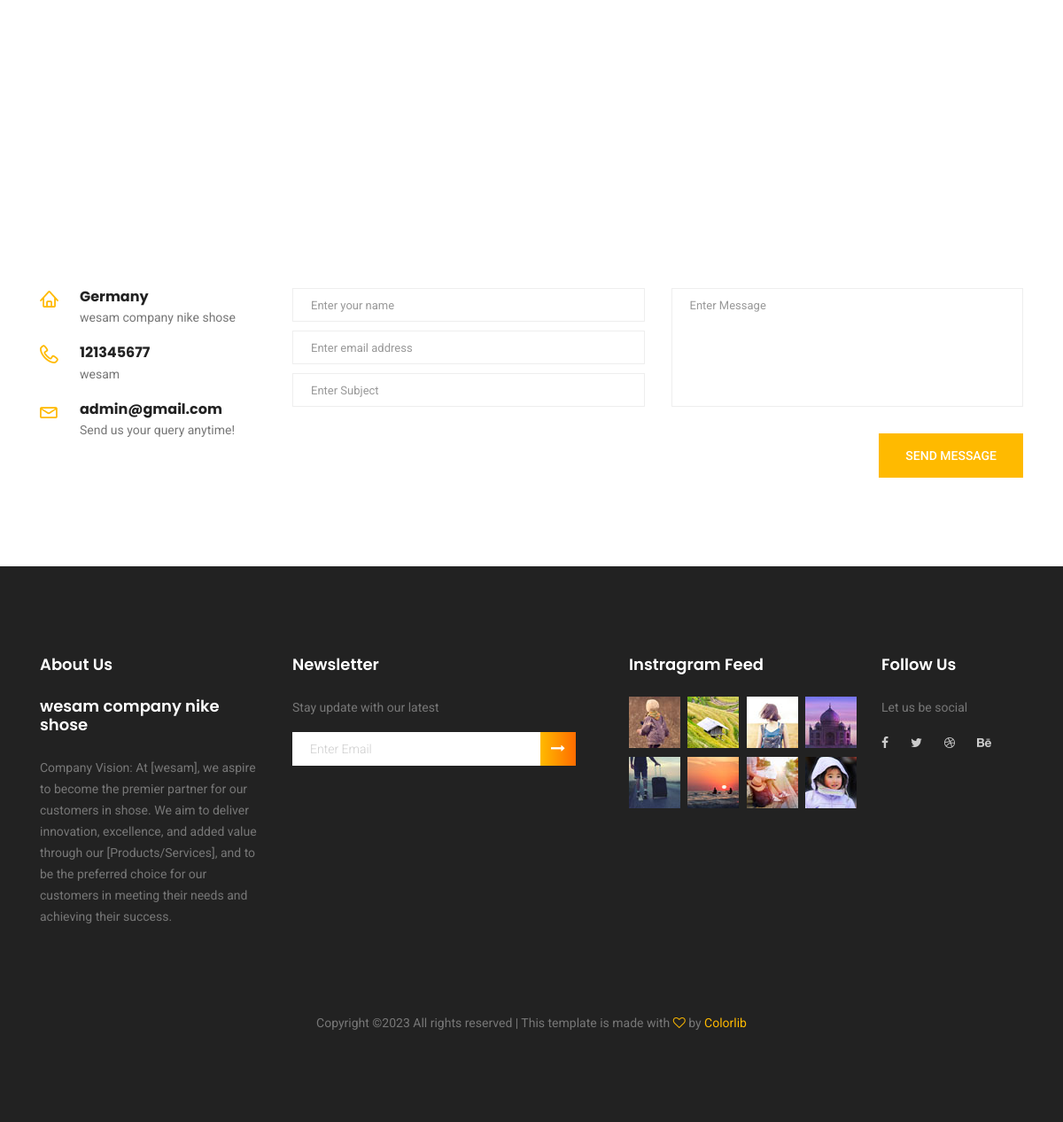
Before: /settings/ (lower part) with the older database file.
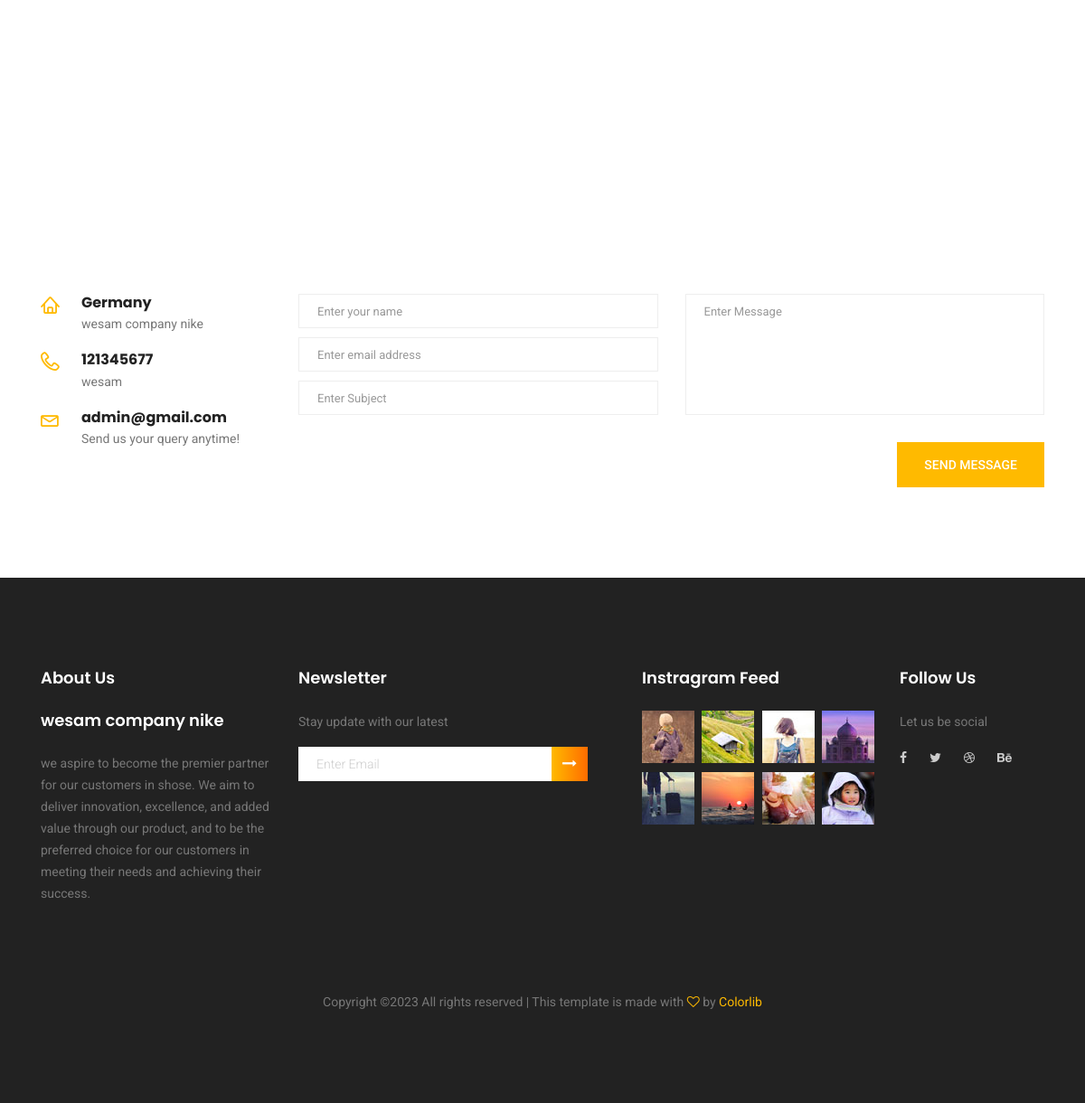
After: the same page with the newer database file.
### settings/models.py (models this page shows, shortened)
class Company(models.Model):
    name = models.CharField(max_length=15)
    logo = models.ImageField(upload_to='company')
    subtitle = models.TextField(max_length=30,null=True,blank=True)
    email = models.CharField(max_length=15,null=True,blank=True)
    phones = models.CharField(max_length=15,null=True,blank=True)
    address = models.TextField(max_length=15,null=True,blank=True)
    fb_link = models.URLField(null=True,blank=True)
    android_link = models.URLField(null=True,blank=True)
    appstore_link = models.URLField(null=True,blank=True)
    about_us = models.TextField(max_length=500)

### settings/views.py (the view)
# urls.py: path('',CompanyList.as_view(),name='settings_list'),
class CompanyList(generic.ListView):
    model = Company

### settings/templates/settings/company_list.html (shortened to what this page needs)
{% extends "base.html" %}
{% load static %}
{% block body %}
	<section class="contact_area section_gap_bottom">
		<div class="container">
			<div id="mapBox" class="mapBox" data-lat="40.701083" data-lon="-74.1522848" data-zoom="13" data-info="PO Box CT16122 Collins Street West, Victoria 8007, Australia."
			 data-mlat="40.701083" data-mlon="-74.1522848">
			</div>
			<div class="row">
				<div class="col-lg-3">
					<div class="contact_info">
						<div class="info_item">
							<i class="lnr lnr-home"></i>
							<h6>{{company_data.address}}</h6>
							<p>{{company_data.subtitle}}</p>
						</div>
						<div class="info_item">
							<i class="lnr lnr-phone-handset"></i>
							<h6><a href="#">{{company_data.phones}} </a></h6>
							<p>{{company_data.name}}</p>
						</div>
						<div class="info_item">
							<i class="lnr lnr-envelope"></i>
							<h6><a href="#">{{company_data.email}}</a></h6>
							<p>Send us your query anytime!</p>
						</div>
					</div>
				</div>
				<div class="col-lg-9">
					<form class="row contact_form" action="contact_process.php" method="post" id="contactForm" novalidate="novalidate">
						<div class="col-md-6">
							<div class="form-group">
								<input type="text" class="form-control" id="name" name="name" placeholder="Enter your name" onfocus="this.placeholder = ''" onblur="this.placeholder = 'Enter your name'">
							</div>
							<div class="form-group">
								<input type="email" class="form-control" id="email" name="email" placeholder="Enter email address" onfocus="this.placeholder = ''" onblur="this.placeholder = 'Enter email address'">
							</div>
							<div class="form-group">
								<input type="text" class="form-control" id="subject" name="subject" placeholder="Enter Subject" onfocus="this.placeholder = ''" onblur="this.placeholder = 'Enter Subject'">
							</div>
						</div>
						<div class="col-md-6">
							<div class="form-group">
								<textarea class="form-control" name="message" id="message" rows="1" placeholder="Enter Message" onfocus="this.placeholder = ''" onblur="this.placeholder = 'Enter Message'"></textarea>
							</div>
						</div>
						<div class="col-md-12 text-right">
							<button type="submit" value="submit" class="primary-btn">Send Message</button>
						</div>
					</form>
				</div>
			</div>
		</div>
	</section>
{% endblock body %}

### templates/base.html (shortened to what this page needs)
{% load static %}
<!DOCTYPE html>
<html lang="zxx" class="no-js">
<head>
	<link rel="stylesheet" href="{% static 'css/linearicons.css' %}">
	<link rel="stylesheet" href="{% static 'css/font-awesome.min.css' %}">
	<link rel="stylesheet" href="{% static 'css/themify-icons.css' %}">
	<link rel="stylesheet" href="{% static 'css/bootstrap.css' %}">
	<link rel="stylesheet" href="{% static 'css/owl.carousel.css' %}">
	<link rel="stylesheet" href="{% static 'css/nice-select.css' %}">
	<link rel="stylesheet" href="{% static 'css/nouislider.min.css' %}">
	<link rel="stylesheet" href="{% static 'css/ion.rangeSlider.css' %}" />
	<link rel="stylesheet" href="{% static 'css/ion.rangeSlider.skinFlat.css' %}" />
	<link rel="stylesheet" href="{% static 'css/magnific-popup.css' %}">
	<link rel="stylesheet" href="{% static 'css/main.css' %}">
</head>
<body>
{% block body %}
{% endblock body %}
	<footer class="footer-area section_gap">
		<div class="container">
			<div class="row">
				<div class="col-lg-3  col-md-6 col-sm-6">
					<div class="single-footer-widget">
						<h6>About Us</h6>
						<h6>{{company_data.subtitle}}</h6>
						<p>{{company_data.about_us}}</p>
					</div>
				</div>
				<div class="col-lg-4  col-md-6 col-sm-6">
					<div class="single-footer-widget">
						<h6>Newsletter</h6>
						<p>Stay update with our latest</p>
						<div class="" id="mc_embed_signup">
							<form target="_blank" novalidate="true" action="https://spondonit.us12.list-manage.com/subscribe/post?u=1462626880ade1ac87bd9c93a&amp;id=92a4423d01"
							 method="get" class="form-inline">
								<div class="d-flex flex-row">
									<input class="form-control" name="EMAIL" placeholder="Enter Email" onfocus="this.placeholder = ''" onblur="this.placeholder = 'Enter Email '"
									 required="" type="email">
									<button class="click-btn btn btn-default"><i class="fa fa-long-arrow-right" aria-hidden="true"></i></button>
								</div>
							</form>
						</div>
					</div>
				</div>
				<div class="col-lg-3  col-md-6 col-sm-6">
					<div class="single-footer-widget mail-chimp">
						<h6 class="mb-20">Instragram Feed</h6>
						<ul class="instafeed d-flex flex-wrap">
							<li><img src="{% static 'img/i1.jpg' %}" alt=""></li>
							<li><img src="{% static 'img/i2.jpg' %}" alt=""></li>
							<li><img src="{% static 'img/i3.jpg' %}" alt=""></li>
							<li><img src="{% static 'img/i4.jpg' %}" alt=""></li>
							<li><img src="{% static 'img/i5.jpg' %}" alt=""></li>
							<li><img src="{% static 'img/i6.jpg' %}" alt=""></li>
							<li><img src="{% static 'img/i7.jpg' %}" alt=""></li>
							<li><img src="{% static 'img/i8.jpg' %}" alt=""></li>
						</ul>
					</div>
				</div>
				<div class="col-lg-2 col-md-6 col-sm-6">
					<div class="single-footer-widget">
						<h6>Follow Us</h6>
						<p>Let us be social</p>
						<div class="footer-social d-flex align-items-center">
							<a href="{{company_data.fb_link}}"><i class="fa fa-facebook"></i></a>
							<a href="{{company_data.android_link}}"><i class="fa fa-twitter"></i></a>
							<a href="{{company_data.appstore_link}}"><i class="fa fa-dribbble"></i></a>
							<a href="#"><i class="fa fa-behance"></i></a>
						</div>
					</div>
				</div>
			</div>
			<div class="footer-bottom d-flex justify-content-center align-items-center flex-wrap">
				<p class="footer-text m-0">
Copyright &copy;<script>document.write(new Date().getFullYear());</script> All rights reserved | This template is made with <i class="fa fa-heart-o" aria-hidden="true"></i> by <a href="https://colorlib.com" target="_blank">Colorlib</a>
</p>
			</div>
		</div>
	</footer>
</body>
</html>

Changed rows visible on the page:
changed Company "Germany": subtitle "wesam company nike shose" → "wesam company nike"; about_us "Company Vision: At [wesam], we aspire to become the premier partner for our customers in shose. We aim to deliver innovation, excellence, and added value through our [Products/Services], and to be the…" → "we aspire to become the premier partner for our customers in shose. We aim to deliver innovation, excellence, and added value through our product, and to be the…"
